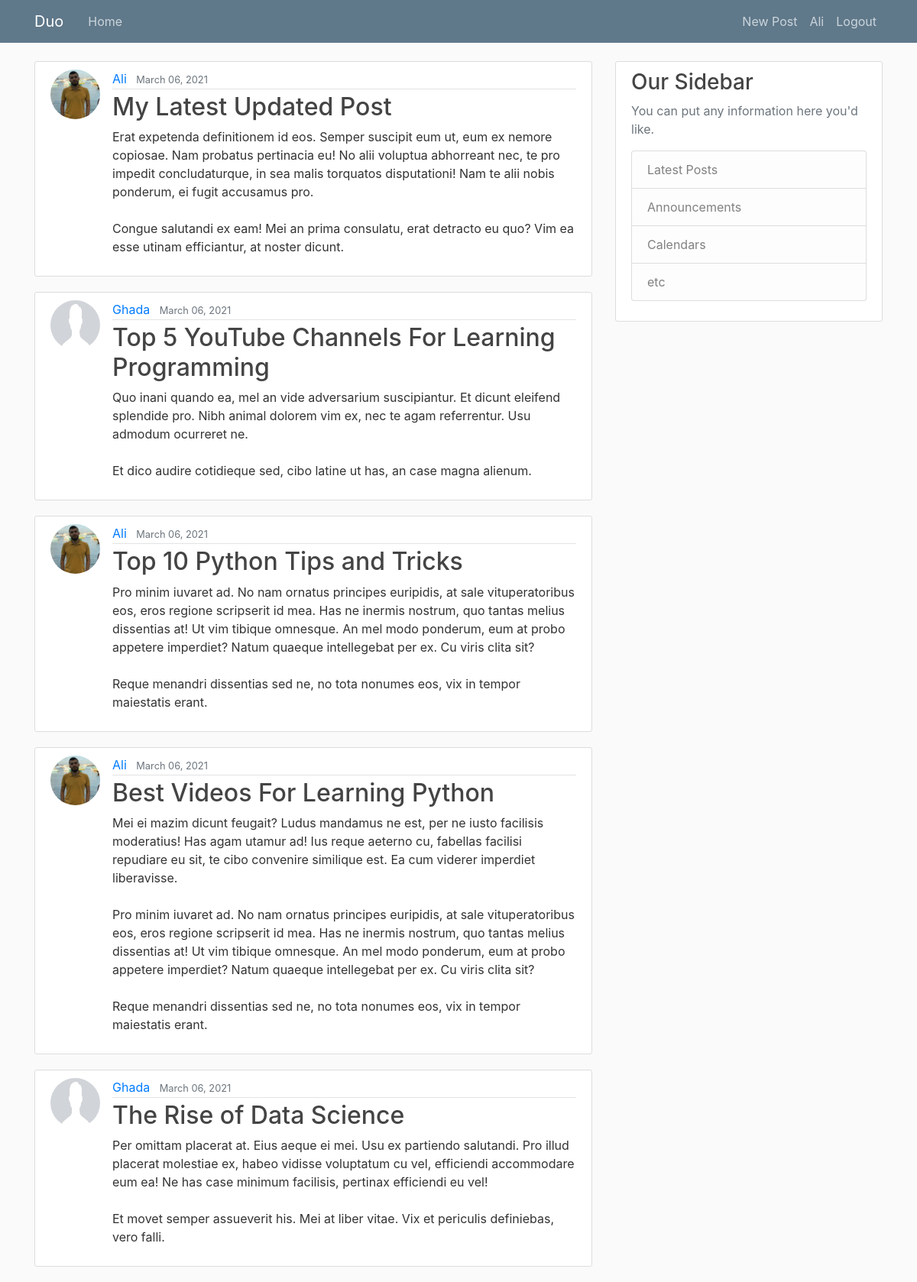
The app's page / (signed in) with its own data.
### pages/models.py (models this page shows, shortened)
class Post(models.Model):
    author = models.ForeignKey(User, on_delete=models.CASCADE)
    title = models.CharField(max_length=100)
    date_posted = models.DateTimeField(default=timezone.now)
    content = models.TextField()

### users/models.py (models this page shows, shortened)
class Profile(models.Model):
    user = models.OneToOneField(User, on_delete=models.CASCADE, related_name='profile')
    image = models.ImageField(default='default.jpg', upload_to='pofile_pic')

### pages/views.py (the view)
# urls.py: path('', login_required(PostListView.as_view()),name="home"),
class PostListView(ListView):
    model = Post
    template_name = "pages/home.html"
    context_object_name = "posts"
    ordering = ["-date_posted"]
    paginate_by = 5

### templates/pages/home.html (shortened to what this page needs)
{% extends 'base.html' %}
{%block body%}
    {%for post in posts%}
        <article class="media content-section">
            <img class="rounded-circle article-img" src="{{post.author.profile.image.url}}">
            <div class="media-body">
            <div class="article-metadata">
                <a class="mr-2" href="{% url 'profile' post.author.profile.user %}">{{ post.author|title }}</a>
                <small class="text-muted">{{ post.date_posted|date:"F d, Y" }}</small>
            </div>
            <h2><a class="article-title" href="{% url 'post' post.id %}">{{ post.title }}</a></h2>
            <p class="article-content">{{ post.content }}</p>
            </div>
        </article>
    {%endfor%}
{%endblock%}

### templates/parts/nav.html (shortened to what this page needs)
<header class="site-header">
    <nav class="navbar navbar-expand-md navbar-dark bg-steel fixed-top">
      <div class="container">
        <a class="navbar-brand mr-4" href="{% url 'home' %}">Duo</a>
        <div class="collapse navbar-collapse" id="navbarToggle">
          <div class="navbar-nav mr-auto">
            <a class="nav-item nav-link" href="{% url 'home' %}">Home</a>
          </div>
          <div class="navbar-nav">
            {%if user.is_authenticated%}
              <a class="nav-item nav-link" href="{% url 'create' %}">New Post</a>
              <a class="nav-item nav-link" href="{% url 'profile' user %}">{{user.username|title}}</a>
              <a class="nav-item nav-link" href="{% url 'logout' %}">Logout</a>
            {%else%}
              <a class="nav-item nav-link" href="{% url 'login' %}">Login</a>
              <a class="nav-item nav-link" href="{% url 'register' %}">Register</a>
            {%endif%}
          </div>
        </div>
      </div>
    </nav>
  </header>

### pages/static/pages/main.css (style rules this page uses)
body { background: #fafafa; color: #333333; margin-top: 5rem; }
h1, h2, h3, h4, h5, h6 { color: #444444; }
.bg-steel { background-color: #5f788a; }
.site-header .navbar-nav .nav-link { color: #cbd5db; }
.content-section { background: #ffffff; padding: 10px 20px; border: 1px solid #dddddd; border-radius: 3px; margin-bottom: 20px; }
.article-title { color: #444444; }
.article-content { white-space: pre-line; }
.article-img { height: 65px; width: 65px; margin-right: 16px; }
.article-metadata { padding-bottom: 1px; margin-bottom: 4px; border-bottom: 1px solid #e3e3e3 }

### records on screen
Post: author.profile.image (picture), author "Ali", date_posted "March 06, 2021", title "My Latest Updated Post", content "Erat expetenda definitionem id eos. Semper suscipit eum ut, eum ex nemore copiosae. Nam probatus pertinacia eu! No alii voluptua abhorreant nec, te pro impedit concludaturque, in sea malis torquatos disputationi! Nam te alii nobis ponderum, ei fugit accusamus pro. Congue salutandi ex eam! Mei an prima consulatu, erat detracto eu quo? Vim ea esse utinam efficiantur, at noster dicunt."
Post: author.profile.image (placeholder picture), author "Ghada", date_posted "March 06, 2021", title "Top 5 YouTube Channels For Learning Programming", content "Quo inani quando ea, mel an vide adversarium suscipiantur. Et dicunt eleifend splendide pro. Nibh animal dolorem vim ex, nec te agam referrentur. Usu admodum ocurreret ne. Et dico audire cotidieque sed, cibo latine ut has, an case magna alienum."
Post: author.profile.image (picture), author "Ali", date_posted "March 06, 2021", title "Top 10 Python Tips and Tricks", content "Pro minim iuvaret ad. No nam ornatus principes euripidis, at sale vituperatoribus eos, eros regione scripserit id mea. Has ne inermis nostrum, quo tantas melius dissentias at! Ut vim tibique omnesque. An mel modo ponderum, eum at probo appetere imperdiet? Natum quaeque intellegebat per ex. Cu viris clita sit? Reque menandri dissentias sed ne, no tota nonumes eos, vix in tempor maiestatis erant."
Post: author.profile.image (picture), author "Ali", date_posted "March 06, 2021", title "Best Videos For Learning Python", content "Mei ei mazim dicunt feugait? Ludus mandamus ne est, per ne iusto facilisis moderatius! Has agam utamur ad! Ius reque aeterno cu, fabellas facilisi repudiare eu sit, te cibo convenire similique est. Ea cum viderer imperdiet liberavisse. Pro minim iuvaret ad. No nam ornatus principes euripidis, at sale vituperatoribus eos, eros regione scripserit id mea. Has ne inermis nostrum, quo tantas melius dissentias at! Ut vim tibique omnesque. An mel modo ponderum, eum at probo appetere imperdiet? Natum quaeque intellegebat per ex. Cu viris clita sit? Reque menandri dissentias sed ne, no tota nonumes eos, vix in tempor maiestatis erant."
Post: author.profile.image (placeholder picture), author "Ghada", date_posted "March 06, 2021", title "The Rise of Data Science", content "Per omittam placerat at. Eius aeque ei mei. Usu ex partiendo salutandi. Pro illud placerat molestiae ex, habeo vidisse voluptatum cu vel, efficiendi accommodare eum ea! Ne has case minimum facilisis, pertinax efficiendi eu vel! Et movet semper assueverit his. Mei at liber vitae. Vix et periculis definiebas, vero falli."

### other values on screen
{{ user.username|title }} "Ali"
